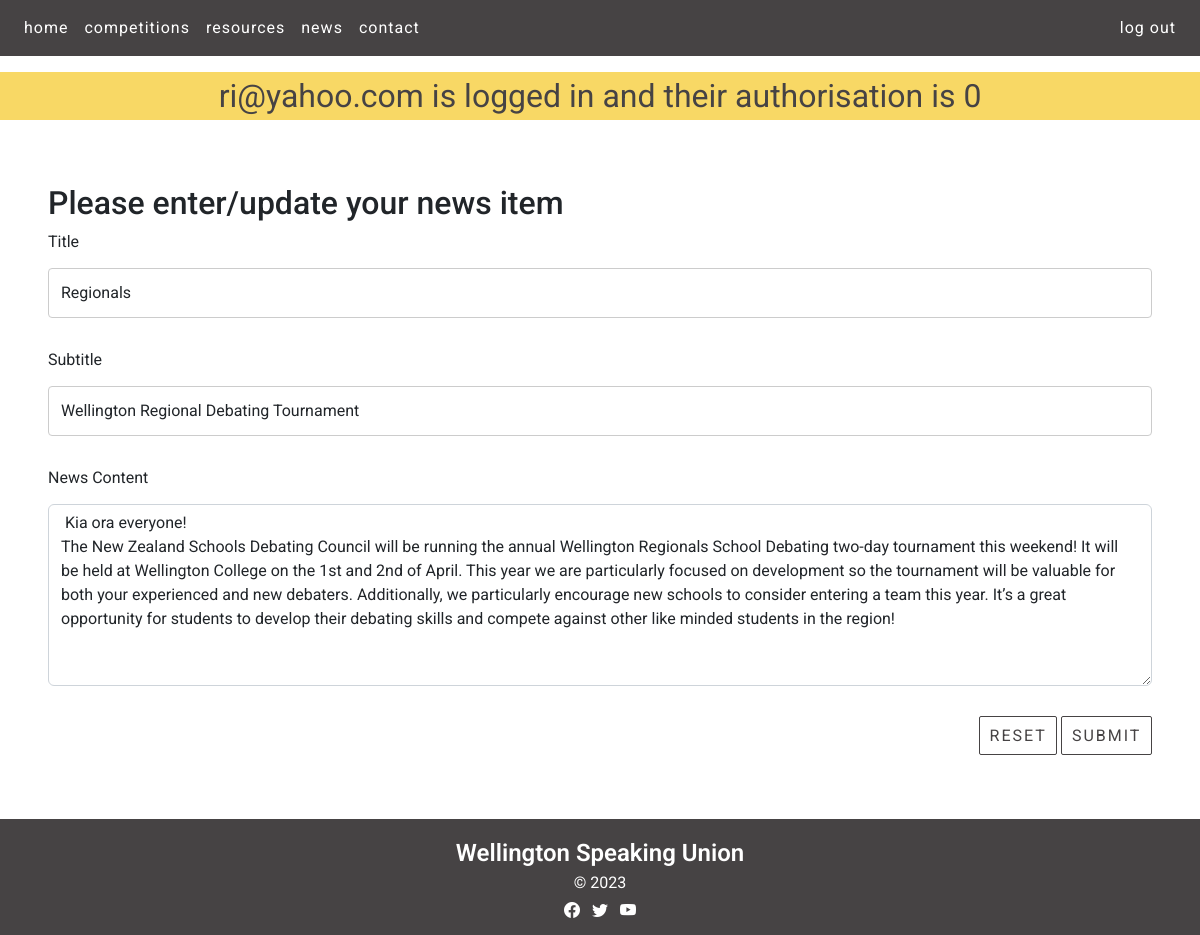
/news_cud?id=2&task=update (signed in), run on the app's committed database.
### tables this page shows
CREATE TABLE news(
    news_id integer primary key autoincrement not null,
    title text not null unique,
    subtitle text not null unique,
    content text not null unique,
    newsdate date not null,
    member_id integer not null,
    foreign key(member_id) references member(member_id)
);

### server.py (the view, shortened to what this page needs)
@app.route ('/news_cud', methods=["GET", "POST"])
def news_cud():
    data = request.args
    required_keys = ['id','task']
    for k in required_keys:
        if k not in data.keys():
            message = "Do not know what to do with read update on news (key not present)"
            return render_template('error.html', message=message)
    if request.method == "GET":
        if data['task'] == 'delete':
            sql = "delete from news where news_id = ?"
            values_tuple = (data['id'],)
            result = run_commit_query(sql, values_tuple, db_path)
            return redirect(url_for('news'))
        elif data['task'] == 'update':
            sql = """ select title, subtitle, content from news where news_id=?"""
            values_tuple = (data['id'])
            result = run_search_query_tuples(sql, values_tuple, db_path, True)
            result = result[0]
            return render_template("news_cud.html",
                                    **result,
                                   id=data['id'],
                                   task=data['task'])
        elif data['task'] == 'add':
            temp = {'title': 'Test Title', 'subtitle': 'Test subtitle', 'content': 'Test content' }
            return render_template("news_cud.html",
                                   id=0,
                                   task=data['task'],
                                   **temp)
        else:
            message = "Unrecognised task coming from news page"
            return render_template('error.html', message=message)

### db_functions.py (called while the page is built)
def run_search_query_tuples(sql_query, values_tuple, file_path, rowfactory=False):
    result = None
    try:
        db = sqlite3.connect(file_path)
        if rowfactory:
            db.row_factory = sqlite3.Row
        cursor = db.cursor()
        cursor.execute(sql_query, values_tuple)
        result = cursor.fetchall()
        cursor.close()
    except sqlite3.Error as error:
        print("Error running search query tuples: {}".format(error))
        return None
    db.close()
    if result is None:
        print("No search values were found")
    return result

### templates/news_cud.html (shortened to what this page needs)
{% extends "layout.html" %}
{% block content %}
<div class="recent-news-containers white-bg">
  <div class="news p-4 my-4">
    <h2>Please enter/update your news item</h2>
    <form action="{{url_for('news_cud', id=id, task=task)}}" method="POST">
      <div>
        <label for="title" class="form-label">Title</label>
        <input type="text" class="form-control" id="title" name="title" placeholder="" value="{{title}}" required>
      </div>
      <div>
        <label for="subtitle" class="form-label">Subtitle</label>
        <input type="text" class="form-control" id="subtitle" name="subtitle" placeholder="" value="{{subtitle}}" required>
      </div>
      <div>
        <label for="content" class="form-label">News Content</label>
        <textarea class="form-control" id="content" name="content" rows="7" required> {{content}} </textarea>
      </div>
      <div class="text-end">
        <button type="reset" class="btn btn-primary recent-news-button">Reset</button>
        <button type="submit" class="btn btn-primary recent-news-button">Submit</button>
      </div>
    </form>
  </div>
</div>
{% endblock %}

### templates/layout.html (shortened to what this page needs)
<!DOCTYPE HTML>
<html lang="en">
<head>
<link href="https://cdn.jsdelivr.net/npm/bootstrap@5.2.3/dist/css/bootstrap.min.css" rel="stylesheet">
<link rel="stylesheet" href="https://cdn.jsdelivr.net/npm/bootstrap-icons@1.10.3/font/bootstrap-icons.css">
<link rel="stylesheet" href="static/styles.css">
</head>
<body>
<nav class="navbar navbar-expand-lg px-3 navbar-dark">
    <div class="collapse navbar-collapse" id="collapsibleNavbar">
        <ul class="navbar-nav">
            <li class="nav-item">
                <a class="nav-link" href="{{ url_for('index') }}">home</a>
            </li>
            <li class="nav-item">
                <a class="nav-link" href="{{ url_for('competitions') }}">competitions</a>
            </li>
            <li class="nav-item">
                <a class="nav-link" href="{{ url_for('resources') }}">resources</a>
            </li>
            <li class="nav-item">
                <a class="nav-link" href="{{ url_for('news') }}">news</a>
            </li>
            <li class="nav-item">
                <a class="nav-link" href="{{ url_for('resources') }}#contact">contact</a>
            </li>
        </ul>
        <div class="ms-auto">
            {% if session %}
            <a class="nav-link nav-btn nav-btn-outline" href="{{ url_for('logout') }}">log out</a>
            {% else %}
            <a class="nav-link nav-btn nav-btn-outline" style="display: inline-block" href="{{ url_for('signup') }}">sign up</a>
            <a class="nav-link nav-btn nav-btn-outline" style="display: inline-block" href="{{ url_for('login') }}">log in</a>
            {% endif %}
        </div>
    </div>
</nav>
        {% if session %}
        <div class="session"> {{ session['name'] }} is logged in and their authorisation is {{ session['authorisation'] }}</div>
        {% endif %}
{% block content %}
{% endblock %}
<footer class="footer-content container-fluid">
    <p>Wellington Speaking Union</p>
    <p>&copy; 2023</p>
    <section class="mb-2">
        <a class="footer-link"><i class="bi bi-facebook"></i></a>
        <a class="footer-link"><i class="bi bi-twitter"></i></a>
        <a class="footer-link"><i class="bi bi-youtube"></i></a>
    </section>
</footer>
</body>
</html>

### static/styles.css (style rules this page uses)
:root { --brand-black: rgb(27,27,28); --brand-dark-gray: rgb(70,67,68); --brand-light-gray: rgb(104,102,103); --brand-yellow: rgb(248,216,101); --brand-white: rgb(255,255,255); }
.btn-primary, .btn-primary:hover { color:var(--brand-dark-gray); background-color:var(--brand-yellow); border-color:var(--brand-dark-gray); --bs-btn-active-bg:var(--brand-yellow); --bs-btn-active-border-color:var(--brand-white); --bs-btn-color: #fff; --bs-btn-bg:var(--brand-yellow); --bs-btn-border-color:transparent; --bs-btn-hover-color:var(--brand-dark-gray); --bs-btn-hover-bg:var(--brand-yellow); --bs-btn-hover-border-color:var(--brand-dark-gray); --bs-btn-focus-shadow-rgb: 49,132,253; --bs-btn-active-color: #fff; --bs-btn-active-shadow: inset 0 3px 5px rgba(0, 0, 0, 0.125); --bs-btn-disabled-color: #fff; --bs-btn-disabled-bg:var(--brand-yellow); --bs-btn-disabled-border-color: }
.btn, .btn-circle { display:inline-block; margin:auto; text-align: center; letter-spacing: 2px; color: var(--brand-white); vertical-align: middle; user-select: none; border: 1px solid transparent; text-transform: uppercase; padding: 1.1em 1.3em 1.1em 1.5em; transition: color 0.5s ease-in-out,background-color 0.5s ease-in-out,border-color 0.5s ease-in-out,box-shadow 1s cubic-bezier(.019,1,.22,1); position:relative; }
body { font-family: 'Roboto', serif; font-size: 100%; background-color: var(--brand-white); margin: 0; }
p { text-align: center; color: var(--brand-white); margin: 0; overflow: auto; }
.navbar { background-color: var(--brand-dark-gray); position:sticky; top:0; z-index: 9999; margin-bottom: 1em; }
.nav-link { font-size: 1em; letter-spacing: 1px; color: var(--brand-white); transition: color 0s ease-in-out,background-color 0s ease-in-out,border-color 0s ease-in-out; }
.nav-btn-outline { border: 0 solid white; padding: 0 0.5em; }
.session { background-color:var(--brand-yellow); color:var(--brand-dark-gray); text-align:center; font-size: 2em; }
.white-bg { background-color: var(--brand-white); }
.container-fluid { padding:0; }
.recent-news-containers { border-radius:10px; margin-left:0.5em; margin-right:0.5em; padding:1em; margin-top:0; }
.recent-news-button { transition: none !important; border-radius: 2px; background-color: var(--brand-white); color:var(--brand-dark-gray); border-color:var(--brand-dark-gray); position: relative; text-align:center; display:inline-block; padding: 0.4em 0.6em; }
.footer-content { background-color: var(--brand-dark-gray); text-align: center; padding: 1em 0 0.25em 0; color: var(--brand-white); }
.footer-content p:first-child { font-weight: 600; font-size: 1.5em; text-align: center; }
.footer-content p:nth-child(2) { font-weight: 400; font-size: 1em; text-align: center; padding-bottom: 0.25em; }
.footer-link { font-size:1em; padding: 0.25em; color: var(--brand-white); }
input[type=text], select, textarea { width: 100%; padding: 12px; border: 1px solid #ccc; border-radius: 4px; box-sizing: border-box; margin-top: 6px; margin-bottom: 30px; resize: vertical }
label, input[type='text'], input[type='email'], textarea { font-size:1em !important; }

### data on the page
news: title "Regionals", subtitle "Wellington Regional Debating Tournament", content "Kia ora everyone! The New Zealand Schools Debating Council will be running the annual Wellington Regionals School Debating two-day tournament this weekend! It will be held at Wellington College on the 1st and 2nd of April. This year we are particularly focused on development so the tournament will be valuable for both your experienced and new debaters. Additionally, we particularly encourage new schools to consider entering a team this year. It’s a great opportunity for students to develop their debating skills and compete against other like minded students in the region!"

### other printed values
{{ session['name'] }} "ri@yahoo.com"
{{ session['authorisation'] }} "0"
